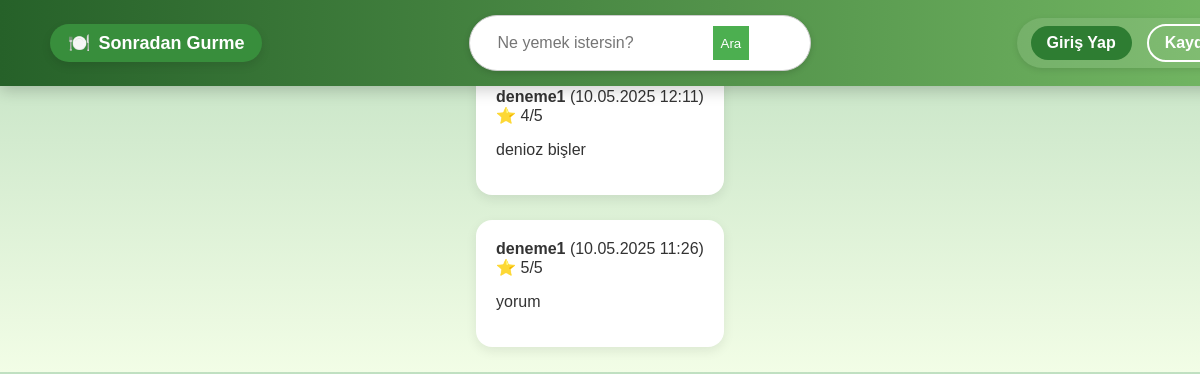
The app's page /sgapp/yorumlar/, older data.
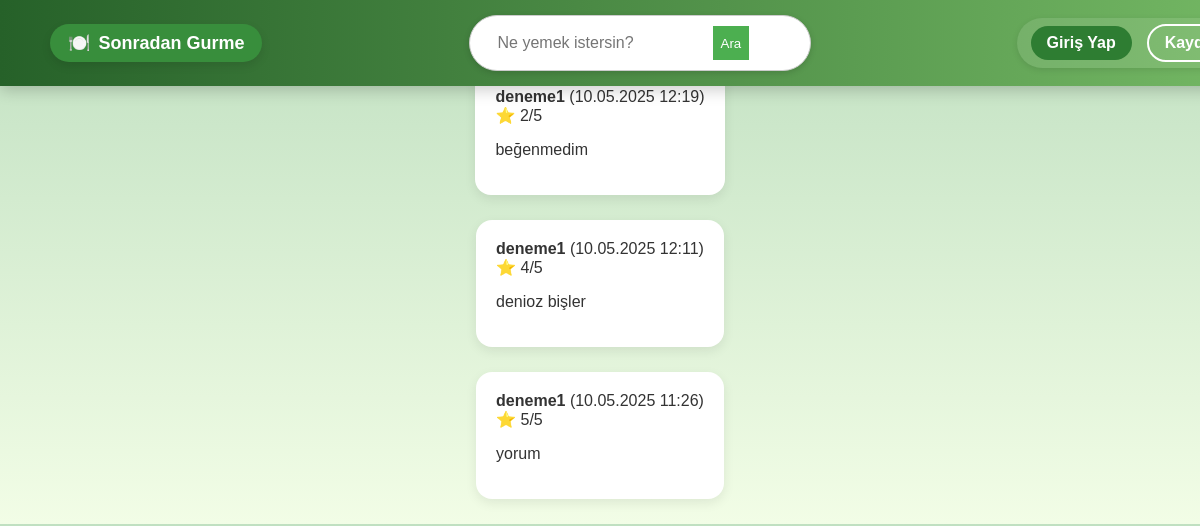
The same page, newer data.
### sgapp/models.py (models this page shows, shortened)
class Review(models.Model):
    RATING_CHOICES = [(i, str(i)) for i in range(1, 6)]
    user = models.ForeignKey(User, on_delete=models.CASCADE)
    restaurant = models.ForeignKey('Restaurant', on_delete=models.CASCADE)  # 👈 Tırnak içinde!
    comment = models.TextField()
    rating = models.IntegerField(choices=RATING_CHOICES)
    created_at = models.DateTimeField(auto_now_add=True)
    status = models.CharField(max_length=20, choices=[
        ('pending', 'Bekliyor'),
        ('approved', 'Onaylandı'),
        ('rejected', 'Reddedildi')
    ], default='pending')

class User(AbstractUser):
    ROLE_CHOICES = (
        ('normal', 'Normal Kullanıcı'),
        ('gurme', 'Gurme'),
        ('moderator', 'Moderatör'),
    )
    role = models.CharField(max_length=10, choices=ROLE_CHOICES, default='normal')
    bio = models.TextField(blank=True)
    profile_picture = models.ImageField(upload_to='profiles/', null=True, blank=True)
    favorite_dish = models.CharField(max_length=100, blank=True, null=True)

### sgapp/views.py (the view)
# urls.py: path('yorumlar/', views.yorumlar_view, name='yorumlar'),
def yorumlar_view(request):
    yorumlar = Review.objects.filter(status='approved').order_by('-created_at')
    return render(request, 'yorumlar.html', {'yorumlar': yorumlar})

### sgapp/context_processors.py (called while the page is built, shortened)
def moderator_bildirimler(request):
    return {}

### templates/yorumlar.html
{% extends "base.html" %}
{% block content %}
<h2>📝 Yorumlar</h2>
{% if yorumlar %}
    {% for yorum in yorumlar %}
        <div class="yorum-karti">
            <strong>{{ yorum.user.username }}</strong>
            <span>({{ yorum.created_at|date:"d.m.Y H:i" }})</span><br>
            ⭐ {{ yorum.rating }}/5<br>
            <p>{{ yorum.comment }}</p>
        </div>
    {% endfor %}
{% else %}
    <p>Henüz onaylı yorum bulunamadı.</p>
{% endif %}
{% endblock %}

Row changes from the older to the newer data that the page shows:
added Review: user.username "deneme1", created_at "10.05.2025 12:19", rating "2", comment "beğenmedim"
